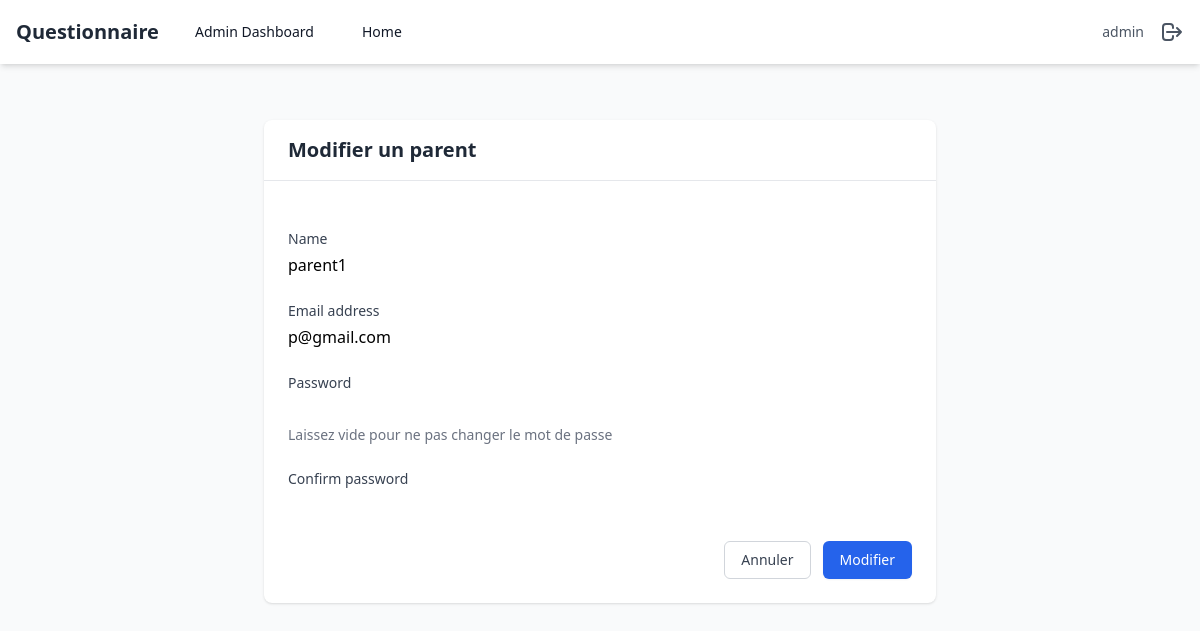
The app's page /admincustom/edit-parent/2/ (signed in) with its own data.
### polls/models.py (models this page shows)
class Parent(AbstractUser):
    name = models.CharField(max_length=255, default='')
    is_parent = models.BooleanField(default=True)
    is_superuser = models.BooleanField(default=False)
    class Meta:
        swappable = 'AUTH_USER_MODEL'

### polls/views.py (the view)
# urls.py: path('admincustom/edit-parent/<int:parent_id>/', edit_parent, name='edit_parent'),
@login_required
def edit_parent(request, parent_id):
    if not request.user.is_superuser:
        return redirect('home')
    parent = get_object_or_404(Parent, id=parent_id)
    if request.method == 'POST':
        form = ParentForm(request.POST, instance=parent)
        if form.is_valid():
            parent = form.save(commit=False)
            if form.cleaned_data.get('password'):
                parent.set_password(form.cleaned_data['password'])
            parent.save()
            messages.success(request, 'Parent modifié avec succès')
            return redirect('admin_dashboard')
    else:
        form = ParentForm(instance=parent)
    return render(request, 'admin/parent_form.html', {'form': form, 'action': 'Modifier'})

### polls/forms.py (shortened to what this page needs)
class ParentForm(forms.ModelForm):
    password = forms.CharField(widget=forms.PasswordInput(), required=False,
                                help_text="Laissez vide pour ne pas changer le mot de passe")
    confirm_password = forms.CharField(widget=forms.PasswordInput(), required=False)
    class Meta:
        model = Parent
        fields = ['name', 'email', 'password', 'confirm_password']

### polls/templates/admin/parent_form.html (shortened to what this page needs)
{% extends '../base.html' %} {% block content %}
<div class="max-w-2xl mx-auto py-8">
  <div class="bg-white shadow rounded-lg">
    <div class="px-6 py-4 border-b border-gray-200">
      <h2 class="text-xl font-semibold text-gray-800">
        {{ action }} un parent
      </h2>
    </div>
    <form method="post" class="p-6 space-y-6">
      {% csrf_token %} {% for field in form %}
      <div class="space-y-1">
        <label
          for="{{ field.id_for_label }}"
          class="block text-sm font-medium text-gray-700"
        >
          {{ field.label }}
        </label>
        {{ field }} {% if field.help_text %}
        <p class="text-sm text-gray-500">{{ field.help_text }}</p>
        {% endif %}
      </div>
      {% endfor %}
      <div class="flex justify-end space-x-3">
        <a
          href="{% url 'admin_dashboard' %}"
          class="px-4 py-2 border border-gray-300 rounded-md text-sm font-medium text-gray-700 hover:bg-gray-50"
        >
          Annuler
        </a>
        <button
          type="submit"
          class="px-4 py-2 border border-transparent rounded-md shadow-sm text-sm font-medium text-white bg-blue-600 hover:bg-blue-700"
        >
          {{ action }}
        </button>
      </div>
    </form>
  </div>
</div>
{% endblock %}

### polls/templates/base.html (shortened to what this page needs)
{% load static %}
<!DOCTYPE html>
<html lang="en">
  <head>
    <script src="https://cdn.tailwindcss.com"></script>
  </head>
  <body class="bg-gray-50">
    <nav class="bg-white shadow-md">
      <div class="max-w-7xl mx-auto px-4">
        <div class="flex justify-between h-16">
          <div class="flex items-center">
            <span class="text-xl font-bold text-gray-800">Questionnaire</span>
            {% if request.user.is_superuser %}
            <a
              href="{% url 'admin_dashboard' %}"
              class="ml-6 px-3 py-2 rounded-md text-sm font-medium text-gray-900"
              >Admin Dashboard</a
            >
            {% endif %}
            <a
              href="/"
              class="ml-6 px-3 py-2 rounded-md text-sm font-medium text-gray-900"
              >Home</a
            >
          </div>
          <div class="flex items-center space-x-4">
            <span class="text-sm text-gray-600"
              >{{ request.user.username }}</span
            >
            <a
              href="{% url 'logout' %}"
              class="text-gray-600 hover:text-gray-900"
            >
              <svg
                xmlns="http://www.w3.org/2000/svg"
                class="h-6 w-6"
                fill="none"
                viewBox="0 0 24 24"
                stroke="currentColor"
              >
                <path
                  stroke-linecap="round"
                  stroke-linejoin="round"
                  stroke-width="2"
                  d="M17 16l4-4m0 0l-4-4m4 4H7m6 4v1a3 3 0 01-3 3H6a3 3 0 01-3-3V7a3 3 0 013-3h4a3 3 0 013 3v1"
                />
              </svg>
            </a>
          </div>
        </div>
      </div>
    </nav>
    <main class="max-w-7xl mx-auto py-6 px-4">
       {% block content %}{% endblock %}
    </main>
  </body>
</html>

### records on screen
Parent: user.username "admin"
Parent: form "parent1" "p@gmail.com"

### other values on screen
{{ action }} "Modifier"
{{ field.label }} "Name" "Email address" "Password" "Confirm password"
{{ field.help_text }} "Laissez vide pour ne pas changer le mot de passe"
